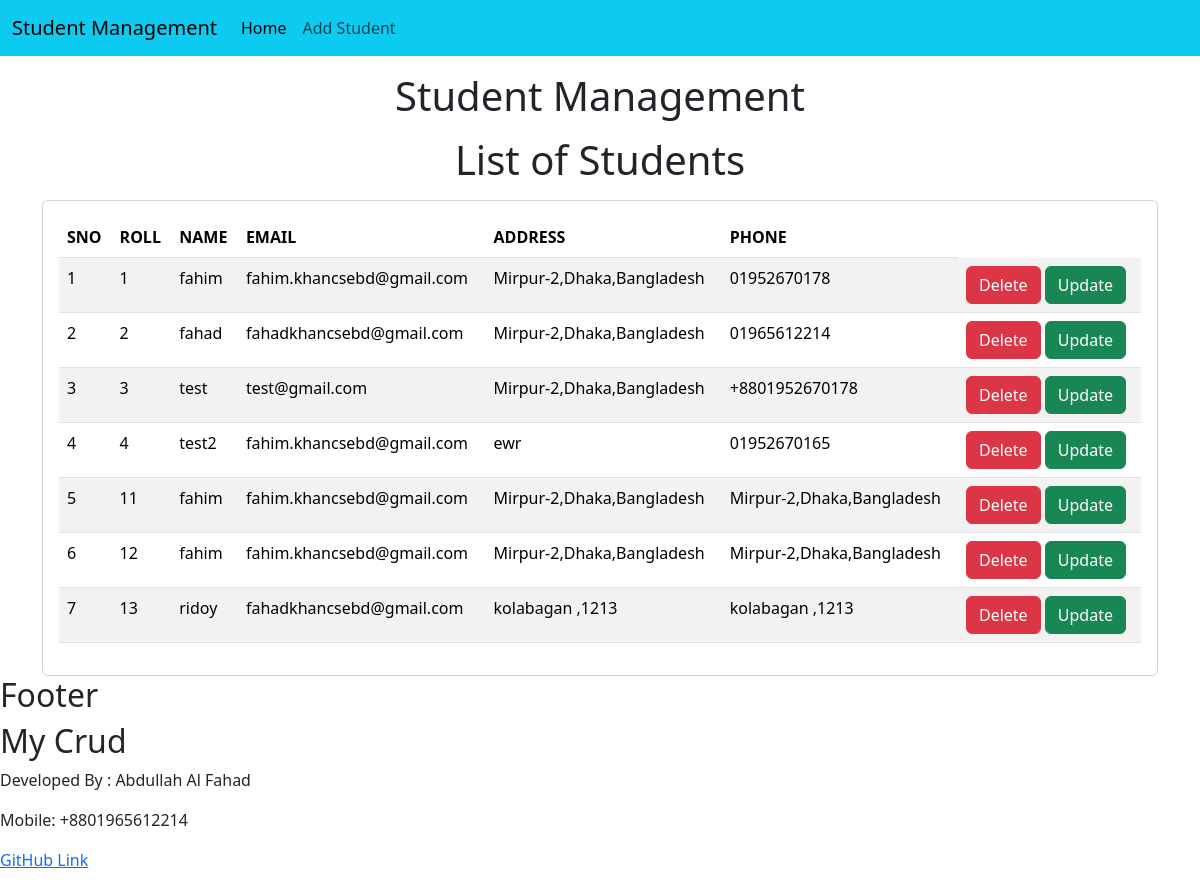
/core/, run on an earlier commit of the app's database.
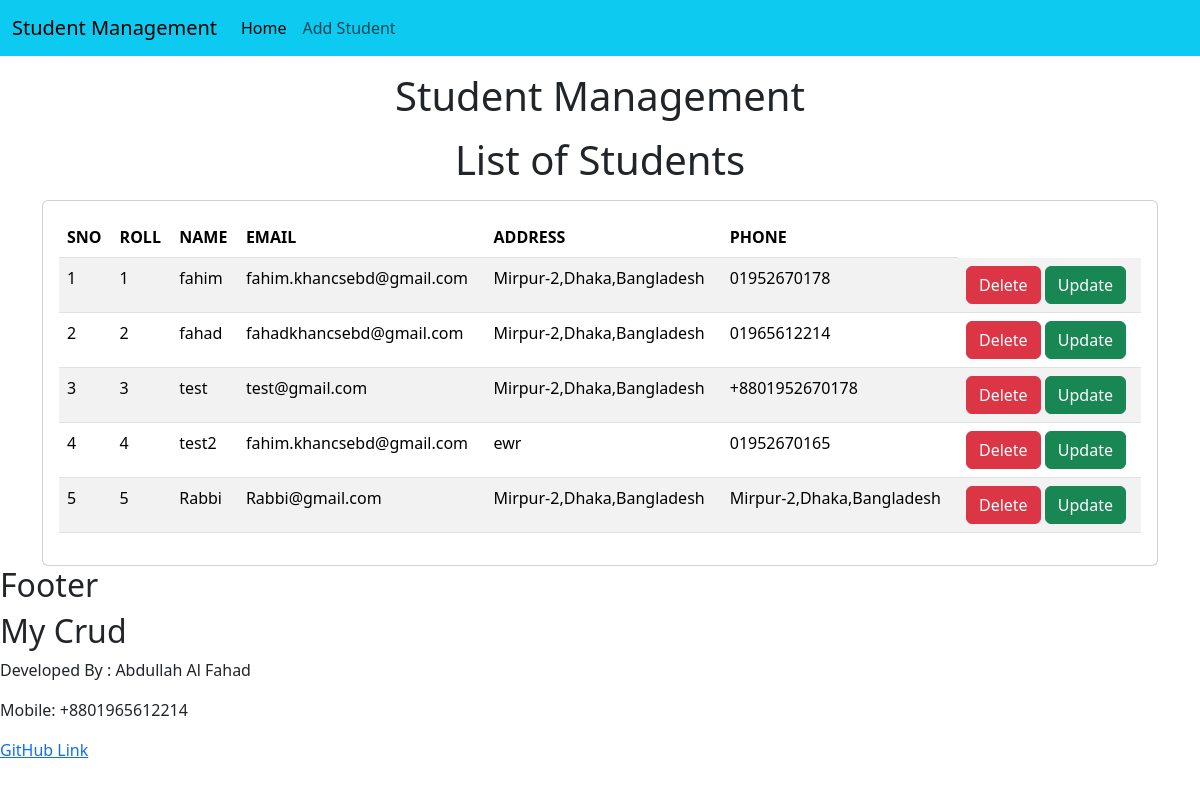
And on a later commit of the database.
### core/models.py (models this page shows, shortened)
class Student(models.Model):
    roll= models.IntegerField()
    name=models.CharField(max_length=255)
    email=models.EmailField()
    phone=models.CharField(max_length=15)
    address=models.TextField()

### core/views.py (the view)
# urls.py: path("",home),
def home(request):
    std = Student.objects.all()
    return render (request,"core/home.html", {'std':std })

### templates/core/home.html (shortened to what this page needs)
{% load static %}
<!doctype html>
<html lang="en">
  <head>
    <link href="https://cdn.jsdelivr.net/npm/bootstrap@5.3.2/dist/css/bootstrap.min.css" rel="stylesheet">
  </head>
  <body>
    {% include 'core/navbar.html' %}
    <h1 class="text-center my-3">Student Management</h1>
    <h1 class="text-center my-3">List of Students</h1>
    <div class="container">
      <div class="row">
        <div class="col-md-12">
          <div class="card">
            <div class="card-body">
              <table class="table table-striped">
                <thead>
                  <tr>
                    <th>SNO</th>
                    <th>ROLL</th>
                    <th>NAME</th>
                    <th>EMAIL</th>
                    <th>ADDRESS</th>
                    <th>PHONE</th>
                  </tr>
                </thead>
                <tbody>
                  {% for s in std %}
                   <tr>
                    <td>{{forloop.counter}}</td>
                    <td>{{s.roll}}</td>
                    <td>{{s.name}}</td>
                    <td>{{s.email}}</td>
                    <td>{{s.address}}</td>
                    <td>{{s.phone}}</td>
                    <td>
                      <a href="/core/delete/{{s.id}}" class="btn btn-danger md-sm">Delete</a>
                      <a href="/core/update/{{s.id}}" class="btn btn-success md-sm">Update</a>
                    </td>
                   </tr>
                  {% endfor %}
                </tbody>
              </table>
            </div>
          </div>
        </div>
      </div>
    </div>
    <div id="sidebar" class="clearfix">
        <h2>Footer</h2>
        <h2>My Crud</h2>
        <p>Developed By : Abdullah Al Fahad</p>
        <p>Mobile: +8801965612214</p>
        <P> <a href="https://github.com/abdullahalfahad98">GitHub Link</a>  </P>
    </div>
  </body>
</html>

What changed in the data, as far as the page shows it:
removed Student: roll "11", name "fahim", email "fahim.khancsebd@gmail.com", address "Mirpur-2,Dhaka,Bangladesh", phone "Mirpur-2,Dhaka,Bangladesh"
removed Student: roll "12", name "fahim", email "fahim.khancsebd@gmail.com", address "Mirpur-2,Dhaka,Bangladesh", phone "Mirpur-2,Dhaka,Bangladesh"
removed Student: roll "13", name "ridoy", email "fahadkhancsebd@gmail.com", address "kolabagan ,1213", phone "kolabagan ,1213"
added Student: roll "5", name "Rabbi", email "Rabbi@gmail.com", address "Mirpur-2,Dhaka,Bangladesh", phone "Mirpur-2,Dhaka,Bangladesh"
